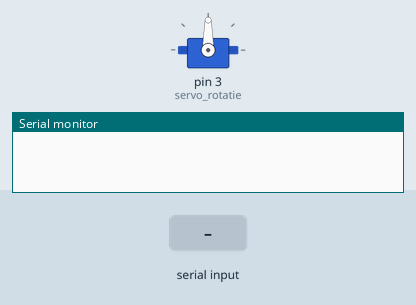
Recording of a sketch running on a simulated Arduino Uno, built with avr-gcc and run on an emulated ATmega328P. Parts: servo, the last lines printed to the serial monitor. Inputs (shaded band) come from the test bench.

Above: at 1.2 s.
1.3 s: "2\n" received over Serial
At 1.7 s:
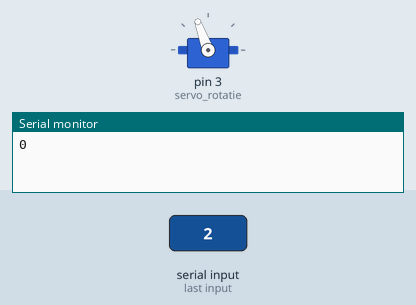
4.3 s: "1\n" received over Serial
6.8 s: "90,45\n" received over Serial
8.3 s: "30,150\n" received over Serial
At 9.2 s:
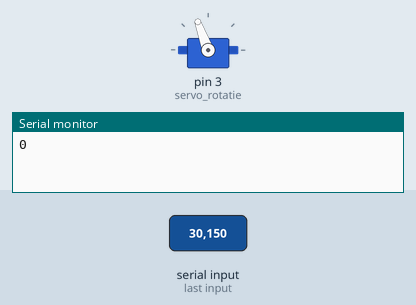
Timing chart, 0 to 10.8 s (numbered marks = the images above; inputs shaded):
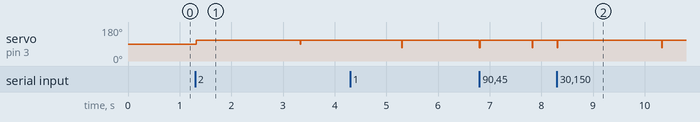

Measured:
- after the input at 1.3 s, servo on pin 3 (servo_rotatie): 90° → 110° at once

The sketch:

servo_rotatie.ino
```cpp
#include<Servo.h>
Servo servo_rotatie;
bool roteren;
bool omdraaien;

void setup() {
  servo_rotatie.attach(3);
  Serial.begin(9600);
  roteren = false;
  omdraaien = false;
}


void loop() {
  if (Serial.parseInt() == 1) {
    if (roteren == true){
      roteren = false;
    }
    else {
      roteren = true;
    }
  }
if (Serial.parseInt() == 2) {
    if (omdraaien == true){
      omdraaien = false;
    }
    else {
      omdraaien = true;
    }
    Serial.println(roteren);
    delay(10);
}

  if (roteren == true){
    servo_rotatie.write(70);
    delay(10);
  }
  if (roteren == false){
    servo_rotatie.write(90);
    delay(10);
  }
  if (omdraaien == true){
    servo_rotatie.write(110);
    delay(10);
  }
}
```
